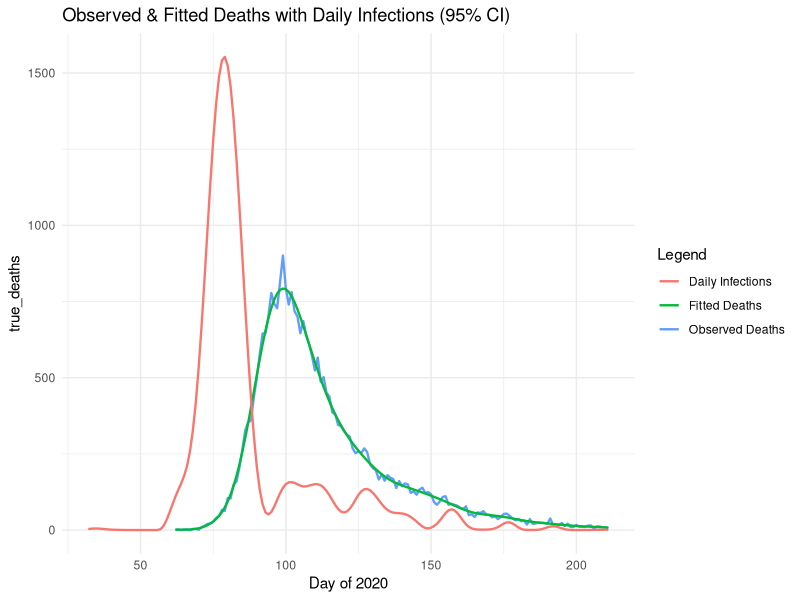

Recreate this plot in R. (Note: this script raises an error after producing the figure.)
# Jackson Cramer (s2274544), Maximillian McCourt (s2145762), Natalia Montalvo Cabornero (s1969053)

# Our group worked collaboratively on the development and optimisation of all exercises.
# Although tasks were divided among us, we maintained a balanced workload through 
# regular code reviews, debugging sessions, and problem-solving meetings.
# Jackson focused ---
# Max focused on ---
# Natalia focused on ---

# Link to github repo: https://github.com/mhmc0808/ESP_GroupWorks.git
# Note about github repo: Our group used the same repo for the other projects.
# The code for project 3 can be found in the GW3 folder, and is titled proj3.r

######### GENERAL DESCRIPTION #########

# This project implements a smooth deconvolution to estimate the daily COVID-19 
# infections from observed death data. The model reconstructs the infection 
# trajectory by deconvolving death counts with a delay distribution from infection
# to death. 

setwd("C:/Users/natmo/OneDrive/Escritorio/MSc/SEM1/Extended Statistical Programming/Assignments/GW3")
library(splines)
library(ggplot2)
data <- read.table("engcov.txt")


set.seed(3)  # remove

######### MODEL SET UP ##########

# Define the matrices and components of the deconvolution model, the function 
# evaluate_matrices() creates: B-spline basis matrix, Convolution matrix (X)  
# that maps infections to deaths via delay distribution and Penalty matrix (S) 
# for smoothing. 

evaluate_matrices <- function(data, k = 80, edur = 3.151, sdur = 0.469, lower_bound, 
                              upper_bound, f_seq) {
  
  # Inputs;
  #   k - number of B-spline basis functions
  #   edur - log(mean) time from infection to death
  #   sdur - log(standard deviation) time from infection to death
  
  # Create penalty matrix S
  S <- crossprod(diff(diag(k), diff=2))
  
  # Create the k+4 knots for B-splines
  # Sequence of k+4 evenly spaced knots
  middle_seq_length <- k-2
  middle_seq <- seq(lower_bound, upper_bound, length.out = middle_seq_length)
  
  # Step size for handling remaining knots
  step <- middle_seq[2] - middle_seq[1]
  
  # Knots sequence
  knots <- c(
    seq(to = min(middle_seq) - step, by = step, length.out = 3),  # 3 knots below
    middle_seq,                                                   # middle sequence
    seq(from = max(middle_seq) + step, by = step, length.out = 3) # 3 knots above
  )
  
  # Create X_tilde: B-spline basis matrix for infection function f(t)
  X_tilde <- splineDesign(knots, f_seq)
  
  # Delay distribution from infection to death (pd)
  d <- 1:k
  pd <- dlnorm(d, edur, sdur)
  pd <- pd / sum(pd)      # normalise the sum to 1
  
  n <- length(data$date)  # number of death days
  m <- length(pd)         # maximum of days to consider    
  r <- nrow(X_tilde)      # number of infection days
  
  # Build weight matrix W for convolution
  # W[i, t] = pd[30 + i - t] if in valid range, 0 otherwise
  W <- matrix(0, n, r)
  
  for (i in 1:n) {
    idxs <- (30 + i - (1:m))              # indices for 30 day lag
    valid <- which(idxs > 0 & idxs <= r)  # keep indices in valid range
    # take i-th row of W at valid indexes to be pd of valid index
    W[i, idxs[valid]] <- pd[1:length(valid)]
  }
  
  # Convolution matrix X maps infections to expected deaths
  X <- W %*% X_tilde
  
  return(list(X_tilde=X_tilde,S=S,X=X))
}

## --- Generate model matrices --- ##

# Days of infection, extending the sequence 30 days before the first observed death
lower_bound <- min(data$julian) - 30
upper_bound <- max(data$julian)
f_seq <- seq(lower_bound, upper_bound, by=1)

model_matrices <- evaluate_matrices(data,lower_bound=lower_bound, 
                                    upper_bound=upper_bound, f_seq=f_seq)
X <- model_matrices$X
X_tilde <- model_matrices$X_tilde
S <- model_matrices$S



######### PENALISED NEGATIVE LOG-LIKELIHOOD FUNCTIONS ##########

# We are going to fit the model using a penalised Poisson likelihood with a 
# positive constraint

## --- Penalised negative log-likelihood --- ##
pnll <- function(y, gamma, X, S, lambda) {
  
  # Inputs:
  #   y - vector of observed deaths
  #   gamma - vector of transformed parameters: beta = exp(gamma) to ensure 
  #           positive coefficients for the B-spline basis
  #   X - convolution matrix
  #   S - penalty matrix
  #   lambda - smoothing parameter

  B <- exp(gamma)               # transformation of coefficients
  mu <- pmax(X %*% B)           # expected deaths
  
  # Smoothing penalty term
  penalty <- 1/2*lambda * sum(B * (S %*% B))     # OPTIMISED VERSION
  # penalty <- 1/2*lambda*t(B) %*% S %*% B
  
  # Poisson log likelihood
  ll_pois <- sum(y*log(mu) - mu - lfactorial(y))
  
  # Penalised negative log likelihood
  pnll <- -ll_pois + penalty
  return(pnll)
}


## --- Gradient of penalized negative log-likelihood --- ##
pnll_grad <- function(y, gamma, X, S, lambda){
  
  # Inputs:
  #   y - vector of observed deaths
  #   gamma - vector of transformed parameters: beta = exp(gamma) to ensure 
  #           positive coefficients for the B-spline basis
  #   X - convolution matrix
  #   S - penalty matrix
  #   lambda - smoothing parameter
  
  B <- exp(gamma)                     # transform to original scale
  mu <- pmax(X %*% B)                 # expected deaths
  
  # Gradient of log-likelihood: dl/dgamma = colsums of diag(y_i/mu_i - 1)*X*diag(B)
  F_value <- diag(as.vector(y/mu - 1)) %*% X %*% diag(B)            
  ll_pois_grad <- colSums(F_value)
  
  # Smoothness penalty gradient
  penalty_grad <- lambda * (S %*% B) * B    # OPTIMISED
  
  # Derivative of penalised negative log likelihood
  pnll_grad <- - ll_pois_grad + penalty_grad
  
  return(pnll_grad)
}


## --- Test functions --- ##
y <- data$deaths
lambda <- 5*10^-5
k <- 80
gamma <- rep(0,k)
pnll(y, gamma, X, S, lambda)
pnll_grad(y, gamma, X, S, lambda)


## --- Gradient validation uing finite differences--- ##

th0 <- gamma                   # test paramater vector
fd <- numeric(length(th0))     # vector to store the approximation

# Penalised negative log-likelihood at th0
nll0 <- pnll(y = y, gamma = th0, X = X, S = S, lambda = lambda) 

eps <- 1e-7                    # perturbation size

# Loop over each parameter
for (i in 1:length(th0)) { 
  th1 <- th0
  th1[i] <- th1[i] + eps
  # Pnll at that perturbed parameter
  nll1 <- pnll(y = y, gamma = th1, X = X, S = S, lambda = lambda)
  # Approximate the partial derivative with the finite difference
  fd[i] <- (nll1 - nll0) / eps
}

# Find analytic gradient at th0
grad_test <- pnll_grad(y = y, gamma = th0, X = X, S = S, lambda = lambda)

# Finite-difference vs analytic gradient
cbind(fd, grad_test) 

# Maximum absolute difference 
max_diff <- max(abs(grad_test-fd)) 
print(paste("Maximum gradient difference:", round(max_diff,8)))
#  0.00027709



######### INITIAL MODEL FITTING ##########

# Fit model using BFGS with initial lambda for sanity check.
# This provides a preliminary fit to verify the model is working correctly
# before proceeding with smoothing parameter selection.


fit <- optim(par = gamma,         # initial parameter values
             fn = pnll,           # penalized negative log-likelihood
             gr = pnll_grad,      # gradient function for efficient optimization
             y = y,               # observed death counts
             X = X,               # convolution matrix
             S = S,               # penalty matrix
             lambda = lambda,     # initial smoothing parameter
             method = "BFGS")     # Optimization method 

# Extract estimated parameters after optimization
gamma_hat <- fit$par
B_hat <- exp(gamma_hat)           # transform to original scale

# Compute fitted deaths and fitted infections
fitted_deaths <- as.vector(X %*% B_hat)
fitted_infections <- as.vector(X_tilde %*% B_hat)

# Compare with actual data
true_deaths <- data$deaths        # actual deaths from data set
day_of_2020 <- data$julian

# Create data frame for plotting
plot_df <- data.frame(
  day = day_of_2020,
  true_deaths = true_deaths,
  fitted_deaths = fitted_deaths)

# Comparison plot: observed vs fitted deaths
initial_plot <- ggplot() +
  # True deaths
  geom_line(aes(x = day_of_2020, y = true_deaths, color = "Observed Deaths"), size = 0.8) +
  # Fitted deaths
  geom_line(aes(x = day_of_2020, y = fitted_deaths, color = "Fitted Deaths"), size = 0.8) +
  geom_line(aes(x = f_seq, y = fitted_infections, color = "Daily Infections"), size = 0.8) +
  # Secondary axis
  #scale_y_continuous(
  #  name = "Number of Deaths",
  #  sec.axis = sec_axis(~ ., name = "Daily New Infections")
  #) +
  labs(
    x = "Day of 2020",
    color = "Legend",
    title = "Observed & Fitted Deaths with Daily Infections (95% CI)"
  ) +
  theme_minimal()

initial_plot

######### SMOOTHING PARAMETER SELECTION ##########

n <- length(y)                       # number of observations
lfy <- lfactorial(y)

# Function to compute the Poisson log-likelihood for BIC calculation
ll <- function(y, beta_hat, X, lfly) {
  
  # Inputs:
  #   y - vector of observed death counts
  #   beta_hat - vector of estimated B-spline coefficients
  #   X - convolution design matrix
 
  # Expected deaths under current parameters
  mu <- X %*% beta_hat
  
  # Poisson log likelihood 
  ll_pois <- sum(y*log(mu) - mu - lfy)
  return(ll_pois)
}

# Define sequence of lambda values to test
log_lambda_seq <- seq(-13,-7,length=50)
lambda_seq <- exp(log_lambda_seq)    # transform to original scale

BIC <- numeric(length(lambda_seq))   # initialize BIC storage vector

Xt <- t(X)  # transpose of X to save some time in the loop

# Grid search over lambda values to find optimal smoothing parameter
for (i in seq(lambda_seq)){
  
  # Current lambda value
  lambda <- lambda_seq[i]
  
  # Fit model with current lambda using BFGS optimization
  fit <- optim(par = gamma,# gamma_hat???           # initial parameter values
               fn = pnll,             # penalized negative log-likelihood
               gr = pnll_grad,        # gradient function
               y = y,                 # observed death counts
               X = X,                 # convolution matrix
               S = S,                 # penalty matrix
               lambda = lambda,       # initial smoothing parameter
               method = "BFGS")       # Optimization method
            
  # Extract estimated parameters
  beta_par <- exp(fit$par)            # transform to original scale
  mu_hat <- as.vector(X %*% beta_par)
  
  # Weight vector
  w <- as.vector(y/(mu_hat^2)) # n vector 
  
  # Compute Hessian matrices:
  # H0: Hessian of log-likelihood (without penalty)
  H0 <- Xt %*% (X * w)   # X^T diag(w) X
  
  #  H_lambda: Full Hessian (log-likelihood + penalty)
  H_lambda <- H0 + lambda * S
  
  ## Effective Degrees of Freedom (EDF) calculation
  R <- chol(H_lambda)
  H_invH0 <- backsolve(R, backsolve(R, H0, transpose = TRUE))
  EDF <- sum(diag(H_invH0))
  
  # Bayesian Information Criterion (BIC) calculation
  BIC[i] <- -2*ll(y, beta_par, X, lfy) + log(n)*EDF
}

# Find optimal lambda that minimizes BIC
BIC_min <- min(BIC)
lambda_bic <- lambda_seq[which.min(BIC)]
lambda_bic



######### BOOTSTRAP UNCERTAINTY QUANTIFICATION #########
# For bootstrap resamples, each observation contributes proportionally to the
# weights of the Pnll and its gradient, so we need to modify both


# Weighted version of penalized negative log-likelihood for bootstrap
pnll_w <- function(y, gamma, X, S, lambda, w) {
  
  # Inputs:
  #   y - vector of observed deaths
  #   gamma - vector of transformed parameters: beta = exp(gamma) to ensure 
  #           positive coefficients for the B-spline basis
  #   X - convolution matrix
  #   S - penalty matrix
  #   lambda - smoothing parameter
  #   w - vector of bootstrap weights 
  
  B <- exp(gamma)               # transformation of coefficients
  mu <- pmax(X %*% B)           # expected deaths, avoiding zero
  
  # Smoothing penalty term
  penalty <- 1/2*lambda* sum(B*(S %*% B))   # OPTIMISED VERSION

  # Weighted Poisson log-likelihood
  ll_pois <- sum(w * (y*log(mu) - mu - lfactorial(y))) 
  
  # Penalized negative log-likelihood with weights
  pnll <- -ll_pois + penalty
  return(pnll)
}

# Weighted version of gradient function for bootstrap
pnll_grad_w <- function(y, gamma, X, S, lambda, w){
  
  # Inputs:
  #   y - vector of observed deaths
  #   gamma - vector of transformed parameters: beta = exp(gamma) to ensure 
  #           positive coefficients for the B-spline basis
  #   X - convolution matrix
  #   S - penalty matrix
  #   lambda - smoothing parameter
  #   w - vector of bootstrap weights 
  
  B <- exp(gamma)               # transform to original scale
  mu <- pmax(X %*% B)           # expected deaths

  # Gradient of the weighted log-likelihood
  F_value <- diag(as.vector(w * (y/mu - 1))) %*% X %*% diag(B) 
  ll_pois_grad <- colSums(F_value)
  
  # Gradient of penalty
  penalty_grad <- lambda * (S %*% B) * B   # OPTIMISED VERSION
  
  # Penalised negative log likelihood
  pnll_grad <- -ll_pois_grad + penalty_grad
  return(pnll_grad)
}

# -- Bootstrap resampling and refitting


# Number of bootstrap replicates for uncertainty estimation
n_bootstrap <- 200

# Initialise empty matrix to store bootstrap replicates
#   Each column represents a different bootstrap sample
#   Each row represents f(t) at a specific time point across all bootstrap samples
f_hat_boot <- matrix(0, nrow = nrow(X_tilde), ncol = n_bootstrap)


for (b in 1:n_bootstrap) {
  
  # Generate bootstrap weights 
  wb <- tabulate(sample(n, replace = TRUE), n)
  
  # Fit penalized model using bootstrap weights
  fit_b <- optim(par = gamma,          # initial parameter values
               fn = pnll_w,            # weighted penalized negative log-likelihood
               gr = pnll_grad_w,       # gradient function for efficient optimization
               y = y,                  # observed death counts
               X = X,                  # convolution matrix
               S = S,                  # penalty matrix
               lambda = lambda_bic,    # initial smoothing parameter
               method = "BFGS",        # Quasi-Newton optimization method with gradient
               w = wb)                 # weights for this iteration

  # Extract fitted parameters from bootstrap sample
  gamma_b <- fit_b$par
  B_b <- exp(gamma_b)     # transform to original scale
  
  # Compute infection rate estimate for this bootstrap sample
  f_hat_boot[, b] <- X_tilde %*% B_b
  
  gamma <- gamma_b 
}


######### FINAL VISUALIZATION AND RESULTS #########

## --- Summary statistics from the bootstrap distribution --- ##

# 95% Confidence intervals from bootstrap samples
f_hat_lower <- apply(f_hat_boot, 1, quantile, probs = 0.025) # 2.5% quantile
f_hat_upper <- apply(f_hat_boot, 1, quantile, probs = 0.975) # 97.5% quantile

# Re-fit infections with the optimal lambda selected using BIC
fit <- optim(par = gamma,            # initial parameter values  #### ??!! not sure about this gamma
             fn = pnll_w,            # weighted penalized negative log-likelihood
             gr = pnll_grad_w,       # gradient function for efficient optimization
             y = y,                  # observed death counts
             X = X,                  # convolution matrix
             S = S,                  # penalty matrix
             lambda = lambda_bic,    # initial smoothing parameter
             method = "BFGS")        # Optimization method 

# Optimised parameters
gamma_hat <- fit$par
B_hat <- exp(gamma_hat)   # transform to original scale

# Fitted infection curve using the optimised parameters
fitted_infections_optimized <- as.vector(X_tilde %*% B_hat)

## --- Final plot showing --- ##
#   Observed death data
#   Model with fitted deaths
#   Estimated infection curve

final_plot <- ggplot() +
  # True deaths
  geom_line(aes(x = day_of_2020, y = true_deaths, color = "Observed Deaths"), size = 0.8) +
  # Fitted deaths
  geom_line(aes(x = day_of_2020, y = fitted_deaths, color = "Fitted Deaths"), size = 0.8) +
  # Daily infection rate with 95% CI
  geom_ribbon(aes(x = f_seq, ymin = f_hat_lower, ymax = f_hat_upper), fill = "blue", alpha = 0.2) +
  geom_line(aes(x = f_seq, y = fitted_infections_optimized, color = "Daily Infections"), size = 0.8) +
  # Secondary axis: rescale infections to match the main axis numerically
  scale_y_continuous(
    name = "Number of Deaths",
    sec.axis = sec_axis(~ ., name = "Daily New Infections")
  ) +
  labs(
    x = "Day of 2020",
    color = "Legend",
    title = "Observed & Fitted Deaths with Daily Infections (95% CI)",
    subtitle = "Infection curve shows estimated daily new infections that 
    led to observed deaths"
  ) +
  theme_minimal()

final_plot  # display final plot

# Interpretation:
# A we can see in the graph the close match between the observed and fitted deaths 
# demonstrates that our model successfully finds the mortality parameter in our data, 
# providing confidence in the model to reconstruct infection dinamics.
#
# The blue infection curve shows the estimated daily new infections that resulted in
# the observed deaths. We can clearly see the infection waves, showing when transmission
# was increasing or decreasing, like a big increase around day 75 and a big 
# decrease around day 85.
#
# The blue shaded region represents the 95% confidence interval around the infection
# estimates, derived from 200 bootstrap replicates. Wider intervals indicate greater
# uncertainty, particularly at the boundaries where data was limited.
# 
# The approximately 30-day horizontal shift that we assumed when creating the model
# between infection peaks and corresponding death peaks visually confirms the 
# lognormal delay distribution used in the model.
#
# The overall visualization demonstrates successful deconvolution, we have effectively
# recovered the unobserved infection trajectory from the observed death data using
# the known delay distribution and smoothness assumptions.


# Natalia's notes:
# - added a description for the project
# - added comments and descriptions for all the functions
# - added interpretation of final plot
# - changed some of the matrices multiplications for optimization
# - changed EFD calculation to chol decomp for a faster approach maybe? -- not sure if actually makes a difference
# - added some sanity checks so some our values cannot be zero to avoid crashes
# - we need to think/ask tutors how are we presenting the report because
#   actually the first 3 exercises are just steps for alter building the model with
#   the weights and the right lambda
# - changed last plot --> error when running jackson's plots
# - need to check if we can optimize lambda loop and bootstrap loop 
# My code runs in ~ 50 sec
